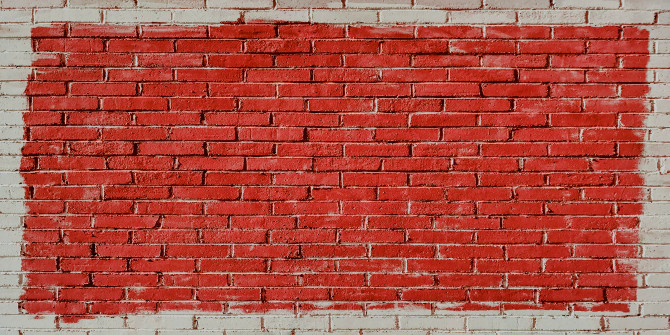
#> input picture ImageProcessing/ComputerVis_Examples/bluringAndSmooting/src/bricks.jpg, 670 x 335 px, found by its file name
$ jupyter execute BLURING_SMOOTING.ipynb
#> lines starting #> are read from the running program, lines starting #| are printed output that depends on the picture
BLURING & SMOOTING

[cell 1]
#gerekli kütüphanelerimizi aktarıyoruz
import cv2
import numpy as np

img = cv2.imread("d:CV_WithPython/DATA/bricks.jpg")  #resimlerimizi diskten alıyoruz
#> img is the input picture: shape (335, 670, 3); mean B, G, R 69.4, 80.9, 172.6
img_animal = cv2.imread("d:CV_WithPython/DATA/animal.jpg")
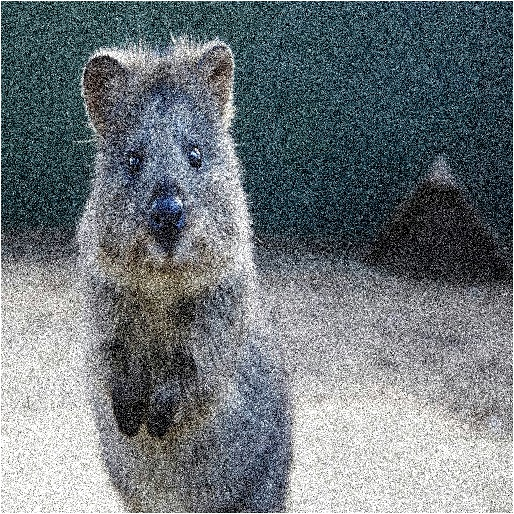
#> input picture ImageProcessing/ComputerVis_Examples/bluringAndSmooting/src/animal.jpg, 514 x 514 px, found by its file name
#> img_animal is the input picture: shape (514, 514, 3); mean B, G, R 123.4, 118.8, 110.8


gamma = 1/32      #parlaklık parameteresi
result =  np.power(img,gamma)  #resmin parlaklığını artırıyoruz
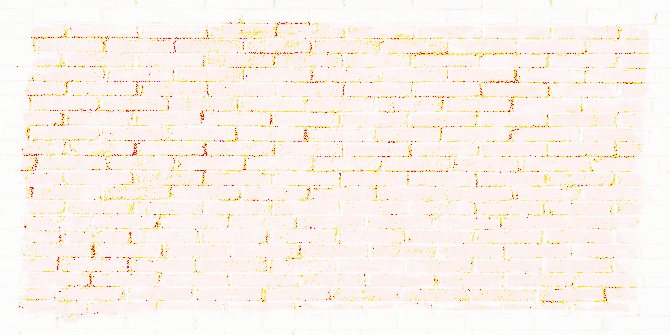
#> result: shape (335, 670, 3) float64; mean B, G, R 1.1, 1.13, 1.17; drawn with min black and max white

blured = cv2.blur(img,(5,5))
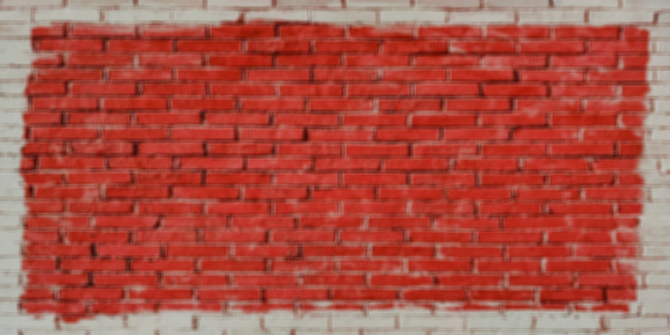
#> blured: shape (335, 670, 3); mean B, G, R 69.4, 80.9, 172.6
medBlur = cv2.medianBlur(img_animal,5)
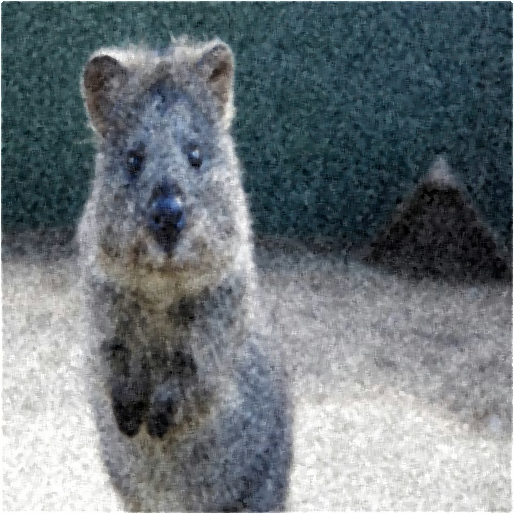
#> medBlur: shape (514, 514, 3); mean B, G, R 123.6, 119, 110.2

cv2.imshow("deneme",result) #belirli işlemlerden geçmiş resimlerimizi uyguluyoruz
cv2.imshow("deneme2",blured)
cv2.imshow("deneme2.5",img_animal)
cv2.imshow("deneme3",medBlur)

cv2.waitKey(0) #ekranda kalmasını sağlıyoruz
cv2.destroyAllWindows() #tüm pencereleri kapatıyoruz
